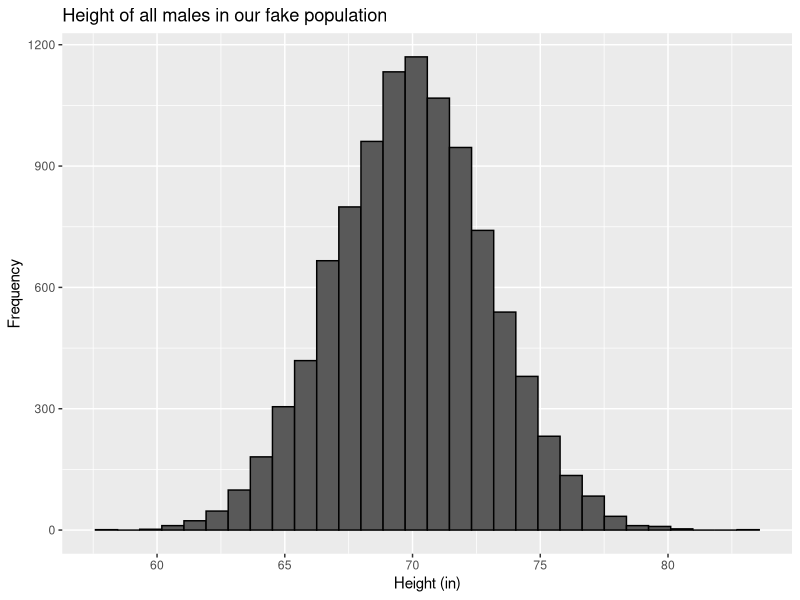
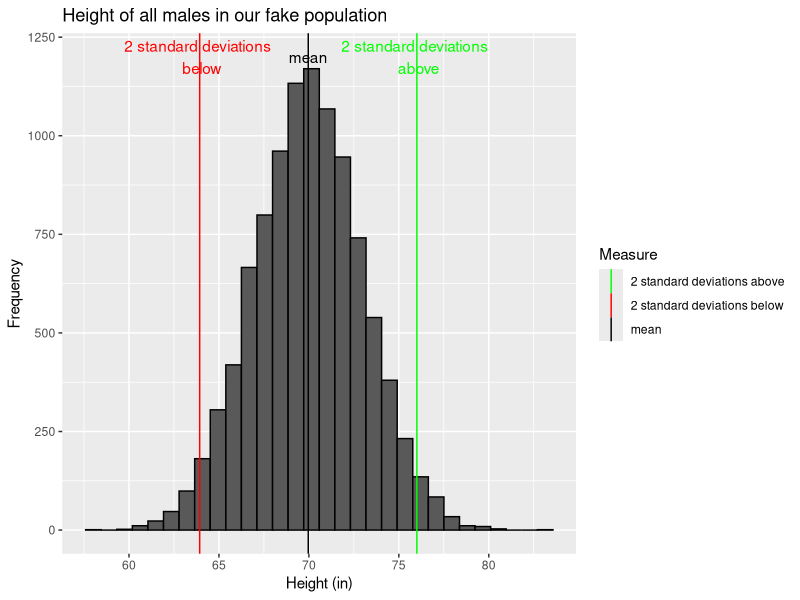
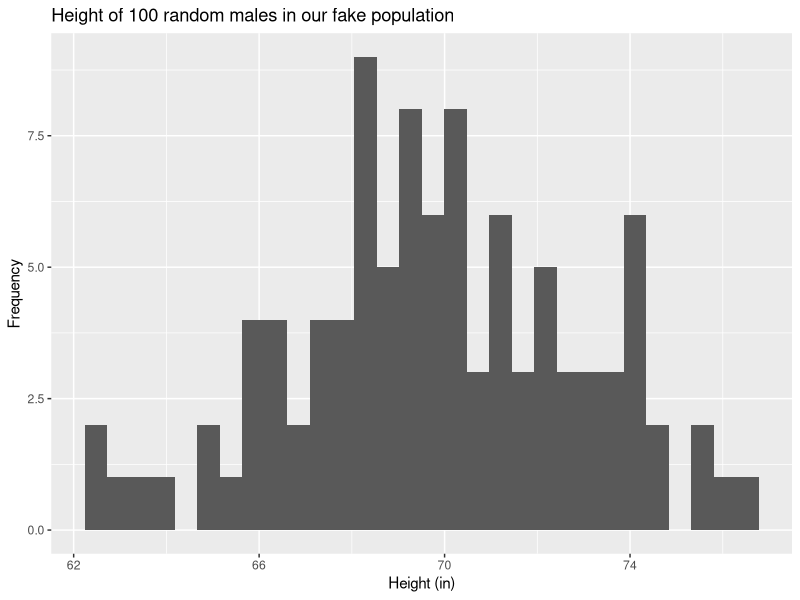
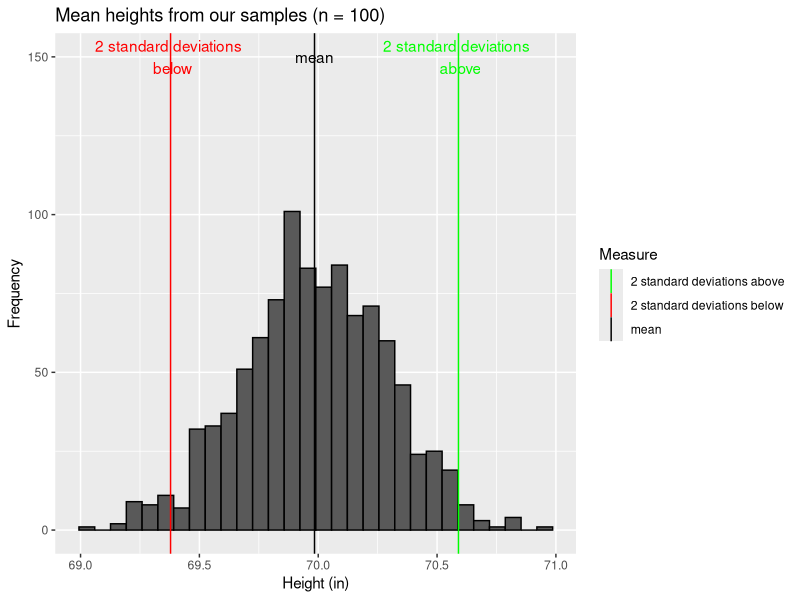
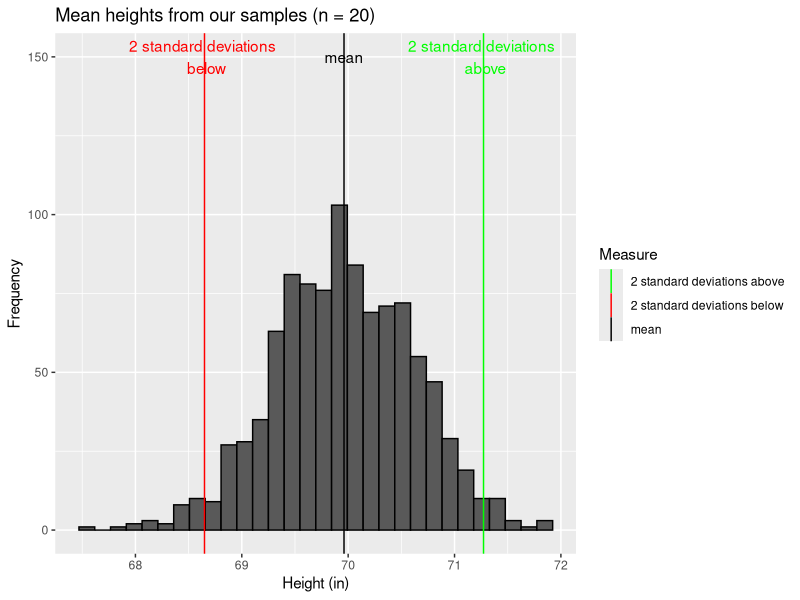
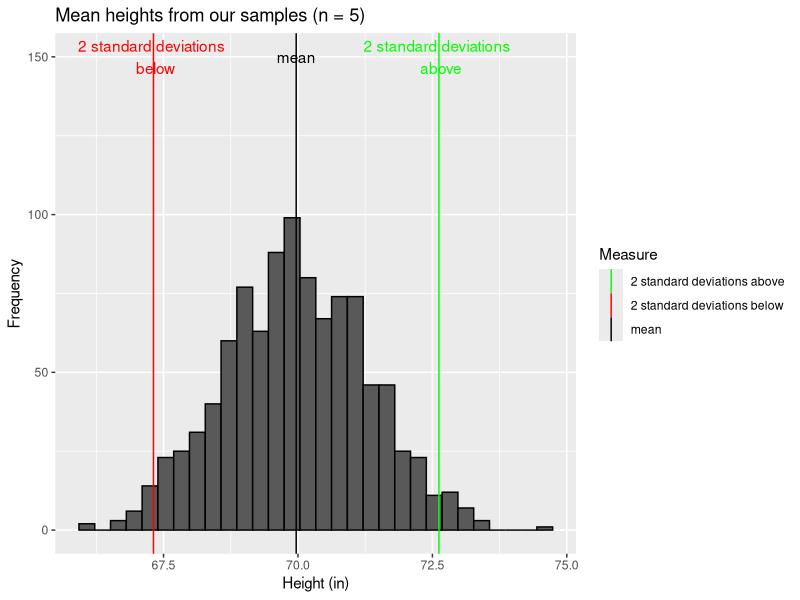
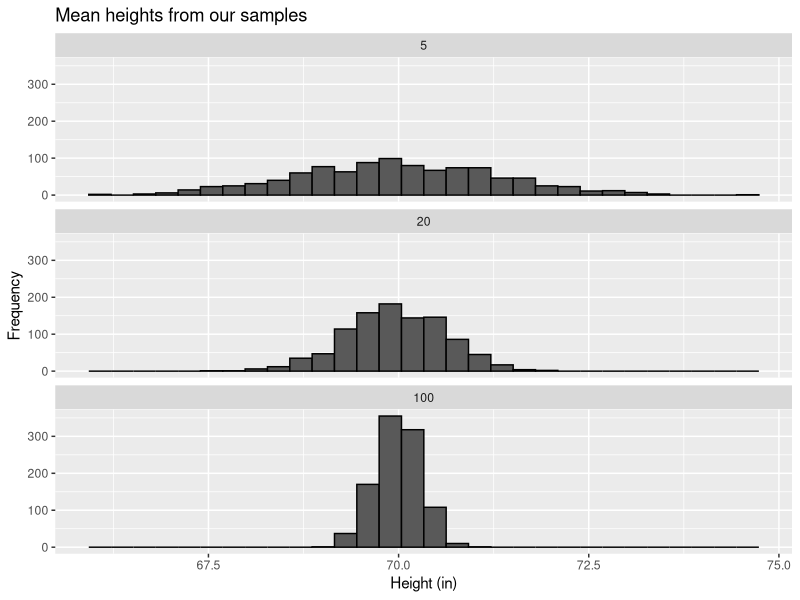
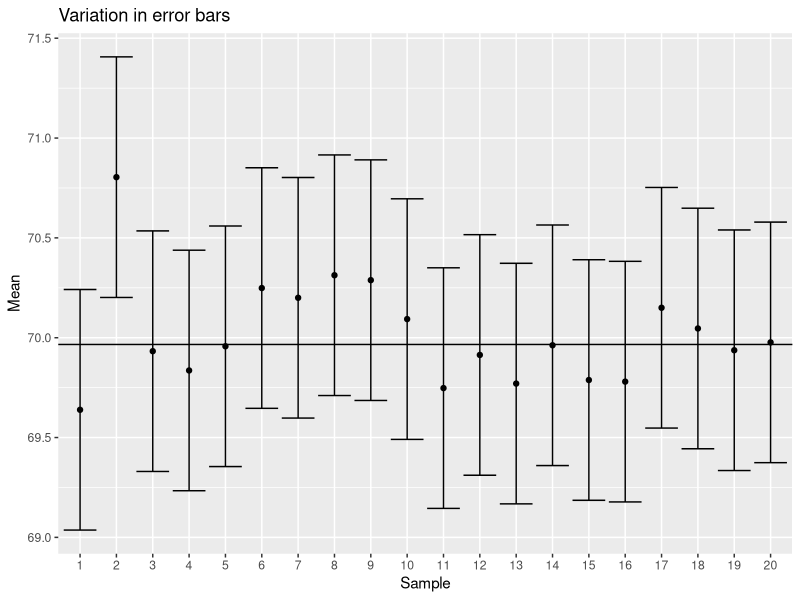

Here is the R script that generated these plots, in order:
## ---- chunk 1
#| label: fig-height_all
#| fig-cap: "Our imaginary population!"
set.seed(42)
population_size <- 10000
population_norm <- data.frame(id = 1:population_size, 
                         height = rnorm(population_size, 70, 3))
library(ggplot2)

ggplot(population_norm, aes(height)) + 
  geom_histogram(color="black") +
  labs(x="Height (in)", y= "Frequency",
       title = "Height of all males in our fake population")
## ---- chunk 2
#| label: fig-height_all_with_lines
#| fig-cap: "Our imaginary population!"
colors <- c("mean" = "black", "2 standard deviations below" = "red", 
            "2 standard deviations above" = "green")
ggplot(population_norm, aes(height)) + 
  geom_histogram(color="black") +
  labs(x="Height (in)", y= "Frequency",
       title = "Height of all males in our fake population",
       color="Measure") +
    geom_vline(aes(xintercept=mean(height), color="mean"))+
    geom_vline(aes(xintercept=mean(height)-
                     2*sd(height), color="2 standard deviations below"))+
  geom_vline(aes(xintercept=mean(height)+
                     2*sd(height), color="2 standard deviations above")) +
        scale_color_manual(values = colors)+
   annotate("text", label = "mean", y = 1200, x = mean(population_norm$height), color = "black") +
     annotate("text", label = "2 standard deviations \n below", y = 1200, x = mean(population_norm$height)-
                     2*sd(population_norm$height), color = "red")+
     annotate("text", label = "2 standard deviations \n above", y = 1200, x = mean(population_norm$height)+
                     2*sd(population_norm$height), color = "green")
## ---- chunk 3
sample_1 <- population_norm[sample(nrow(population_norm), 100),]
ggplot(sample_1, aes(height)) + 
  geom_histogram() +
  labs(x="Height (in)", y= "Frequency",
       title = "Height of 100 random males in our fake population")

## ---- chunk 4
number_of_samples <- 1000
sample_outcomes_1 <- data.frame(mean = rep(NA, number_of_samples), sd = NA)

for (i in 1:number_of_samples){
  sample_1 <- population_norm[sample(nrow(population_norm), 100),]
  sample_outcomes_1$mean[i] <- mean(sample_1$height)
  sample_outcomes_1$sd[i] <- sd(sample_1$height)
  
}
## ---- chunk 5
ggplot(sample_outcomes_1, aes(mean)) + 
    geom_histogram(color="black") +
  labs(x="Height (in)", y= "Frequency",
       title = "Mean heights from our samples (n = 100)",
       color="Measure") +
    geom_vline(aes(xintercept=mean(mean), color="mean"))+
    geom_vline(aes(xintercept=mean(mean)-
                     2*sd(mean), color="2 standard deviations below"))+
  geom_vline(aes(xintercept=mean(mean)+
                     2*sd(mean), color="2 standard deviations above")) +
        scale_color_manual(values = colors)+
   annotate("text", label = "mean", y = 150, x = mean(sample_outcomes_1$mean), color = "black") +
     annotate("text", label = "2 standard deviations \n below", y = 150, x = mean(sample_outcomes_1$mean)-
                     2*sd(sample_outcomes_1$mean), color = "red")+
     annotate("text", label = "2 standard deviations \n above", y = 150, x = mean(sample_outcomes_1$mean)+
                     2*sd(sample_outcomes_1$mean), color = "green")
  
 


## ---- chunk 6
sample_outcomes_2 <- data.frame(mean = rep(NA, number_of_samples), sd = NA)

for (i in 1:number_of_samples){
  sample_2 <- population_norm[sample(nrow(population_norm), 20),]
  sample_outcomes_2$mean[i] <- mean(sample_2$height)
  sample_outcomes_2$sd[i] <- sd(sample_2$height)
  
}

ggplot(sample_outcomes_2, aes(mean)) + 
   geom_histogram(color="black") +
  labs(x="Height (in)", y= "Frequency",
       title = "Mean heights from our samples (n = 20)",
       color="Measure") +
    geom_vline(aes(xintercept=mean(mean), color="mean"))+
    geom_vline(aes(xintercept=mean(mean)-
                     2*sd(mean), color="2 standard deviations below"))+
  geom_vline(aes(xintercept=mean(mean)+
                     2*sd(mean), color="2 standard deviations above")) +
        scale_color_manual(values = colors)+
   annotate("text", label = "mean", y = 150, x = mean(sample_outcomes_2$mean), color = "black") +
     annotate("text", label = "2 standard deviations \n below", y = 150, x = mean(sample_outcomes_2$mean)-
                     2*sd(sample_outcomes_2$mean), color = "red")+
     annotate("text", label = "2 standard deviations \n above", y = 150, x = mean(sample_outcomes_2$mean)+
                     2*sd(sample_outcomes_2$mean), color = "green")
## ---- chunk 7
sample_outcomes_3 <- data.frame(mean = rep(NA, number_of_samples), sd = NA)

for (i in 1:number_of_samples){
  sample_3 <- population_norm[sample(nrow(population_norm), 5),]
  sample_outcomes_3$mean[i] <- mean(sample_3$height)
  sample_outcomes_3$sd[i] <- sd(sample_3$height)
  
}

ggplot(sample_outcomes_3, aes(mean)) + 
   geom_histogram(color="black") +
  labs(x="Height (in)", y= "Frequency",
       title = "Mean heights from our samples (n = 5)",
       color="Measure") +
    geom_vline(aes(xintercept=mean(mean), color="mean"))+
    geom_vline(aes(xintercept=mean(mean)-
                     2*sd(mean), color="2 standard deviations below"))+
  geom_vline(aes(xintercept=mean(mean)+
                     2*sd(mean), color="2 standard deviations above")) +
        scale_color_manual(values = colors)+
   annotate("text", label = "mean", y = 150, x = mean(sample_outcomes_3$mean), color = "black") +
     annotate("text", label = "2 standard deviations \n below", y = 150, x = mean(sample_outcomes_3$mean)-
                     2*sd(sample_outcomes_3$mean), color = "red")+
     annotate("text", label = "2 standard deviations \n above", y = 150, x = mean(sample_outcomes_3$mean)+
                     2*sd(sample_outcomes_3$mean), color = "green")
## ---- chunk 8
sample_outcomes_1$n=100
sample_outcomes_2$n=20
sample_outcomes_3$n=5
samples_all <- rbind(sample_outcomes_1,sample_outcomes_2, sample_outcomes_3)

ggplot(samples_all, aes(mean)) + 
   geom_histogram(color="black") +
  labs(x="Height (in)", y= "Frequency",
       title = "Mean heights from our samples",
       color="Measure") +  facet_wrap(~n, ncol=1)
## ---- chunk 9
number_of_samples <- 20
sample_outcomes <- data.frame(mean = rep(NA, number_of_samples), sd = NA, se = NA)

for (i in 1:number_of_samples){
  sample_1 <- population_norm[sample(nrow(population_norm), 100),]
  sample_outcomes$mean[i] <- mean(sample_1$height)
  sample_outcomes$sd[i] <- sd(sample_1$height)
  sample_outcomes$se <- sd(sample_1$height)/sqrt(100)
}
sample_outcomes$sample <- as.factor(1:number_of_samples)
ggplot(sample_outcomes
       , aes(x=sample, y=mean)) +
  geom_point() +
  geom_errorbar(aes(ymin=mean-(2*se), ymax=mean+(2*se)))+
  geom_hline(aes(yintercept=mean(population_norm$height))) +
  ylab("Mean")+
  xlab("Sample")+
  ggtitle("Variation in error bars")

## ---- chunk 10
population_unif <- data.frame(id = 1:population_size, 
                         height = runif(population_size, 60, 80))
ggplot(population_unif, aes(height)) + 
  geom_histogram(color="black") +
  labs(x="Height (in)", y= "Frequency",
       title = "Height of all males in our fake population")
## ---- chunk 11
sample_unif <- population_unif[sample(nrow(population_unif), 100),]
ggplot(sample_unif, aes(height)) + 
  geom_histogram() +
  labs(x="Height (in)", y= "Frequency",
       title = "Height of 100 random males in our fake population")
## ---- chunk 12
number_of_samples <- 1000
sample_outcomes_unif <- data.frame(mean = rep(NA, number_of_samples), sd = NA)

for (i in 1:number_of_samples){
  sample_unif <- population_norm[sample(nrow(population_unif), 100),]
  sample_outcomes_unif$mean[i] <- mean(sample_unif$height)
  sample_outcomes_unif$sd[i] <- sd(sample_unif$height)
}
ggplot(sample_outcomes_unif, aes(mean)) + 
    geom_histogram(color="black") +
  labs(x="Height (in)", y= "Frequency",
       title = "Mean heights from our samples (n = 100)",
       color="Measure") +
    geom_vline(aes(xintercept=mean(mean), color="mean"))+
    geom_vline(aes(xintercept=mean(mean)-
                     2*sd(mean), color="2 standard deviations below"))+
  geom_vline(aes(xintercept=mean(mean)+
                     2*sd(mean), color="2 standard deviations above")) +
        scale_color_manual(values = colors)+
   annotate("text", label = "mean", y = 150, x = mean(sample_outcomes_unif$mean), color = "black") +
     annotate("text", label = "2 standard deviations \n below", y = 150, x = mean(sample_outcomes_unif$mean)-
                     2*sd(sample_outcomes_unif$mean), color = "red")+
     annotate("text", label = "2 standard deviations \n above", y = 150, x = mean(sample_outcomes_unif$mean)+
                     2*sd(sample_outcomes_unif$mean), color = "green")
